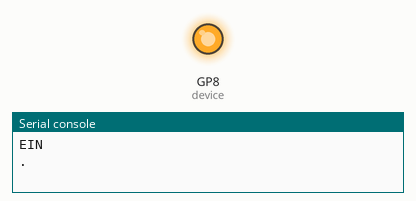
Recording of a program running on a simulated Raspberry Pi Pico running MicroPython. On the bench: output pins drawn as LEDs (lit = HIGH), the last lines printed to the serial console. At 3.0 s the program stops and its outputs stay as they are.

Above: at 0.1 s.
At 3.1 s:
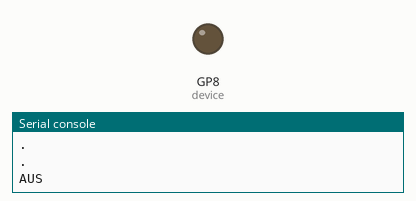
Timing chart, 0 to 4.5 s (numbered marks = the images above):
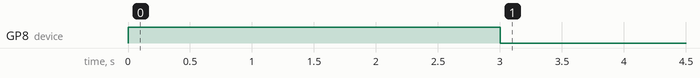

The program:

PB-04-5-10-Demo_Relais.py
```python
# Bibliotheken laden
from machine import Pin
from time import sleep

# Initialisierung von GPIO14 als Ausgang
device = Pin(8, Pin.OUT, value=0)

# LED einschalten
print('EIN')
device.on()

# 3 Sekunden warten
print('.')
sleep(1)
print('.')
sleep(1)
print('.')
sleep(1)

# LED ausschalten
print('AUS')
device.off()

"""
Das vorliegende MicroPython-Programm ist für den Raspberry Pi Pico geschrieben
und dient dazu, ein Relais über einen GPIO-Pin ein- und auszuschalten.
Hier ist eine detaillierte Erläuterung:

    Import von Modulen und Initialisierung:

from machine import Pin
from time import sleep

    machine: Ein Modul, das Funktionen für Hardwarezugriffe bereitstellt.
    Hier wird die Pin-Klasse verwendet.
    time: Ein Modul zur Zeitmessung. Die Funktion sleep wird verwendet,
    um Pausen im Programmablauf einzufügen.

Initialisierung des GPIO-Pins als Ausgang:

device = Pin(5, Pin.OUT, value=0)

Hier wird der Pin mit der Nummer 5 als Ausgang initialisiert. Der
Parameter value=0 setzt den Anfangszustand des Pins auf 0 (ausgeschaltet).

Einschalten des Relais:

print('EIN')
device.on()

Dieser Abschnitt des Codes schaltet das Relais ein, indem der GPIO-Pin
auf HIGH (1) gesetzt wird. Es wird auch eine Meldung "EIN" auf der
Konsole ausgegeben, um den Zustand zu dokumentieren.

Warten für 3 Sekunden:

print('.')
sleep(1)
print('.')
sleep(1)
print('.')
sleep(1)

Hier wird eine kurze Wartezeit von jeweils einer Sekunde eingefügt,
um eine Verzögerung von insgesamt drei Sekunden zu erzeugen. Während
jeder Sekunde wird ein Punkt auf der Konsole ausgegeben, um den
Fortschritt anzuzeigen.

Ausschalten des Relais:

    print('AUS')
    device.off()

    Nach Ablauf der Wartezeit wird das Relais ausgeschaltet, indem der
    GPIO-Pin auf LOW (0) gesetzt wird. Auch hier wird eine entsprechende
    Meldung "AUS" auf der Konsole ausgegeben, um den Zustandswechsel
    zu dokumentieren.

Das Programm dient dazu, die Steuerung eines einfachen Relais über einen
GPIO-Pin auf dem Raspberry Pi Pico zu demonstrieren. Es zeigt, wie man
einen Pin als Ausgang konfiguriert, wie man die Ausgabe ein- und
ausschaltet und wie man Pausen im Programmablauf einfügt.
"""
```

Measured:
- by itself, GP8 (device): LOW → HIGH at 0.00 s, → LOW 3.0 s later
